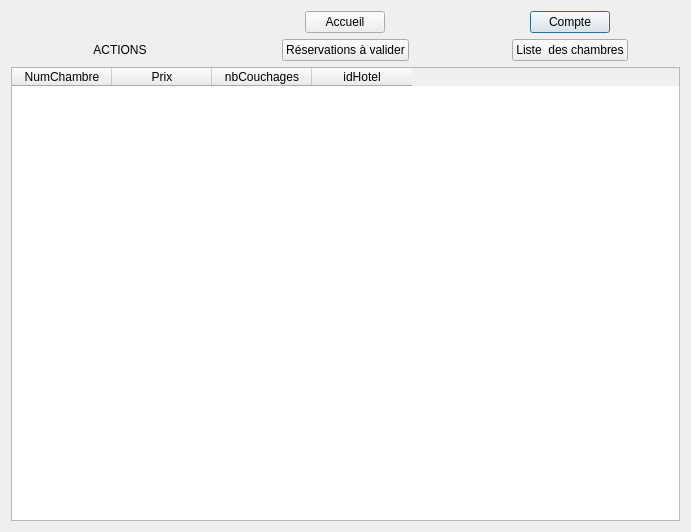
<?xml version="1.0" encoding="UTF-8"?>
<ui version="4.0">
 <class>listeChambresDialog</class>
 <widget class="QDialog" name="listeChambresDialog">
  <property name="geometry">
   <rect>
    <x>0</x>
    <y>0</y>
    <width>691</width>
    <height>532</height>
   </rect>
  </property>
  <property name="windowTitle">
   <string>Dialog</string>
  </property>
  <layout class="QGridLayout" name="gridLayout_2">
   <item row="0" column="0">
    <layout class="QVBoxLayout" name="verticalLayout_2">
     <item>
      <layout class="QGridLayout" name="gridLayout">
       <item row="0" column="2" alignment="Qt::AlignHCenter|Qt::AlignVCenter">
        <widget class="QPushButton" name="account">
         <property name="text">
          <string>Compte</string>
         </property>
        </widget>
       </item>
       <item row="0" column="0" alignment="Qt::AlignHCenter|Qt::AlignVCenter">
        <widget class="QLabel" name="logo">
         <property name="text">
          <string/>
         </property>
         <property name="pixmap">
          <pixmap>logoProjet_petit_petit.png</pixmap>
         </property>
         <property name="alignment">
          <set>Qt::AlignCenter</set>
         </property>
        </widget>
       </item>
       <item row="0" column="1" alignment="Qt::AlignHCenter|Qt::AlignVCenter">
        <widget class="QPushButton" name="accueil">
         <property name="text">
          <string>Accueil</string>
         </property>
        </widget>
       </item>
      </layout>
     </item>
    </layout>
   </item>
   <item row="1" column="0">
    <layout class="QVBoxLayout" name="verticalLayout_3">
     <item>
      <layout class="QHBoxLayout" name="horizontalLayout">
       <item alignment="Qt::AlignHCenter|Qt::AlignVCenter">
        <widget class="QLabel" name="label_filtre">
         <property name="text">
          <string>ACTIONS</string>
         </property>
         <property name="alignment">
          <set>Qt::AlignCenter</set>
         </property>
        </widget>
       </item>
       <item alignment="Qt::AlignHCenter|Qt::AlignVCenter">
        <widget class="QPushButton" name="pushButton_ValiderResa">
         <property name="autoFillBackground">
          <bool>false</bool>
         </property>
         <property name="text">
          <string>Réservations à valider</string>
         </property>
        </widget>
       </item>
       <item alignment="Qt::AlignHCenter|Qt::AlignVCenter">
        <widget class="QPushButton" name="pushButton_AfficherChambres">
         <property name="text">
          <string>Liste  des chambres</string>
         </property>
        </widget>
       </item>
      </layout>
     </item>
     <item>
      <widget class="QTableWidget" name="tableWidget_ListeChambres">
       <column>
        <property name="text">
         <string>NumChambre</string>
        </property>
       </column>
       <column>
        <property name="text">
         <string>Prix</string>
        </property>
       </column>
       <column>
        <property name="text">
         <string>nbCouchages</string>
        </property>
       </column>
       <column>
        <property name="text">
         <string>idHotel</string>
        </property>
       </column>
      </widget>
     </item>
    </layout>
   </item>
  </layout>
 </widget>
 <resources/>
 <connections/>
</ui>
